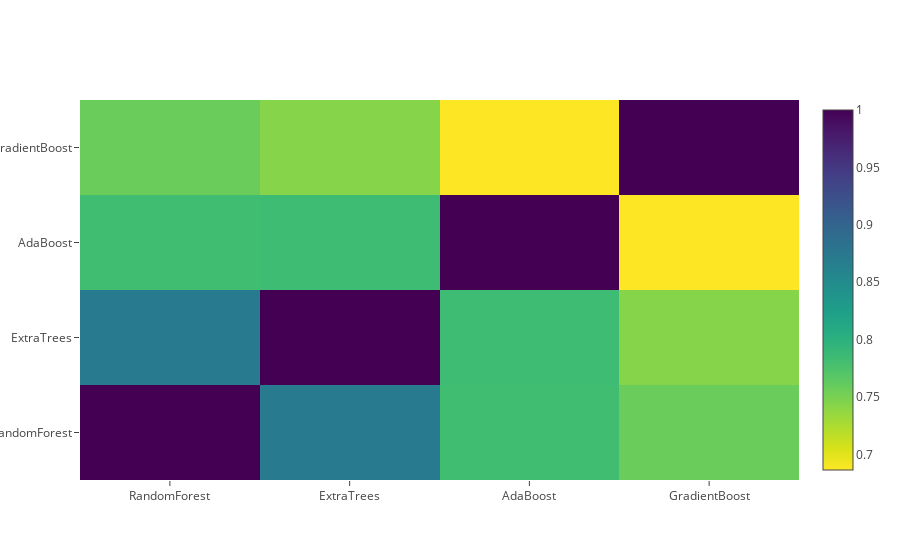

The notebook cell saved with this chart:
### Markdown cell above
**Correlation Heatmap of the Second Level Training set**

### Code cell
data = [
    go.Heatmap(
        z= base_predictions_train.astype(float).corr().values ,
        x=base_predictions_train.columns.values,
        y= base_predictions_train.columns.values,
          colorscale='Viridis',
            showscale=True,
            reversescale = True
    )
]
py.iplot(data, filename='labelled-heatmap')

### Figure 1 — Plotly figure (JSON) as saved in the notebook; plotly's stock layout.template omitted (floating-point values rounded to 4 significant figures)
{"data": [{"colorscale": "Viridis", "reversescale": true, "showscale": true, "type": "heatmap", "uid": "ed084cbf-69d3-41fc-9dec-36f30ac50fab", "x": ["RandomForest", "ExtraTrees", "AdaBoost", "GradientBoost"], "y": ["RandomForest", "ExtraTrees", "AdaBoost", "GradientBoost"], "z": [[1, 0.8703, 0.7822, 0.7576], [0.8703, 1, 0.7836, 0.7434], [0.7822, 0.7836, 1, 0.6864], [0.7576, 0.7434, 0.6864, 1]]}], "layout": {}}
